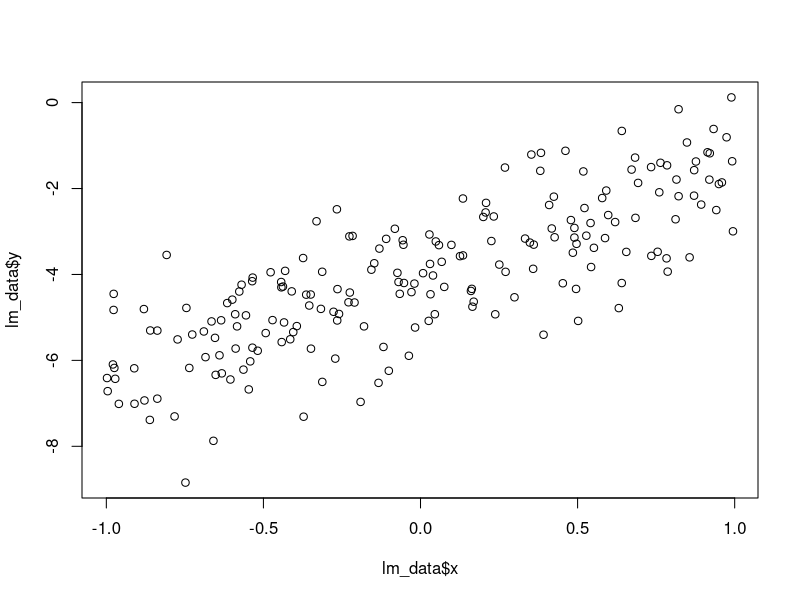
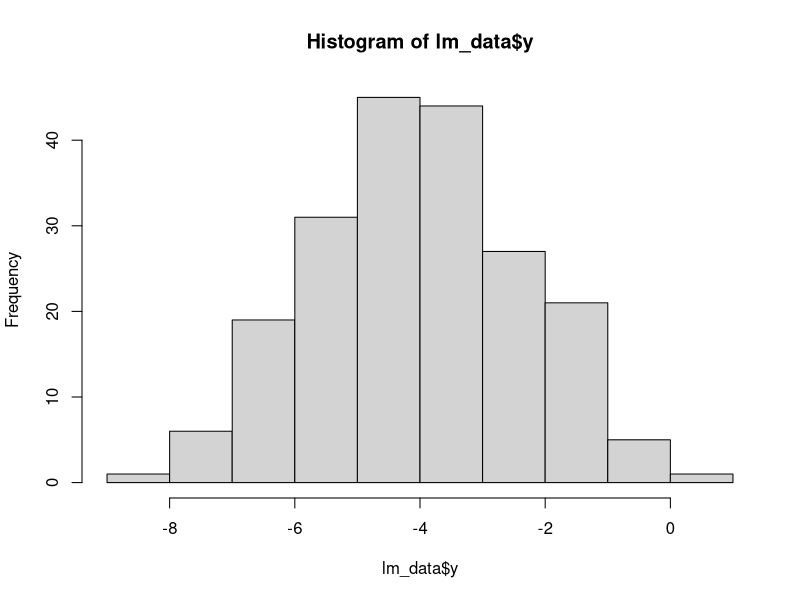
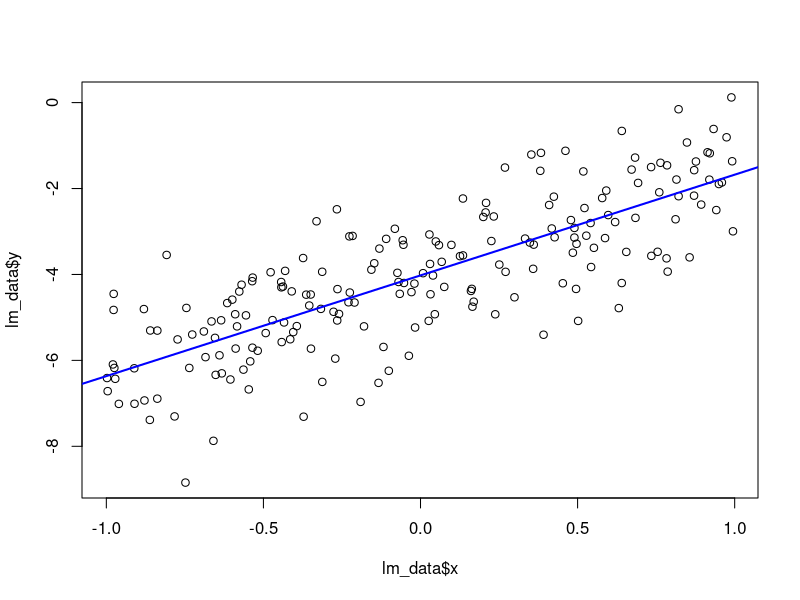
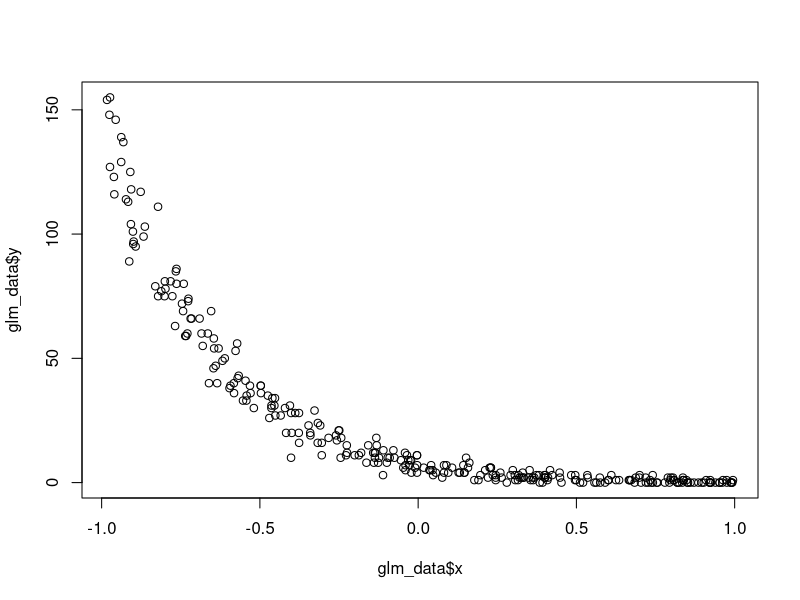
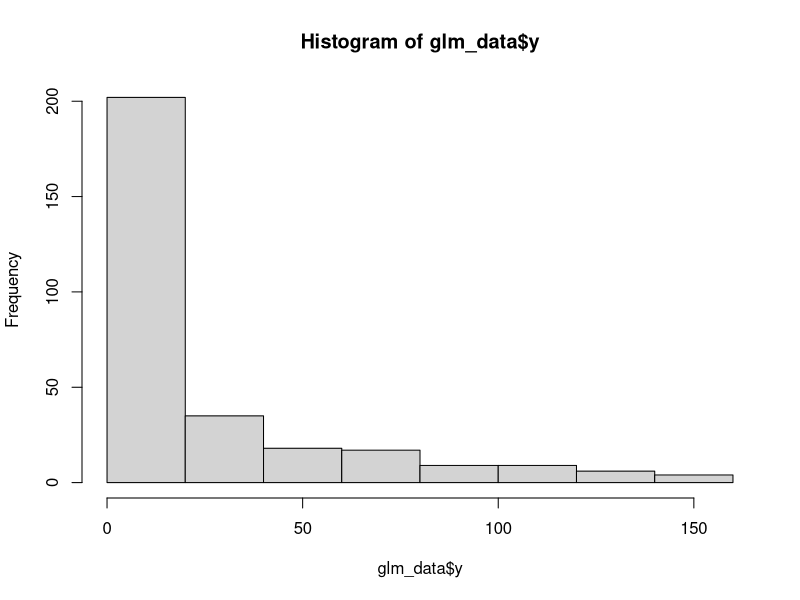
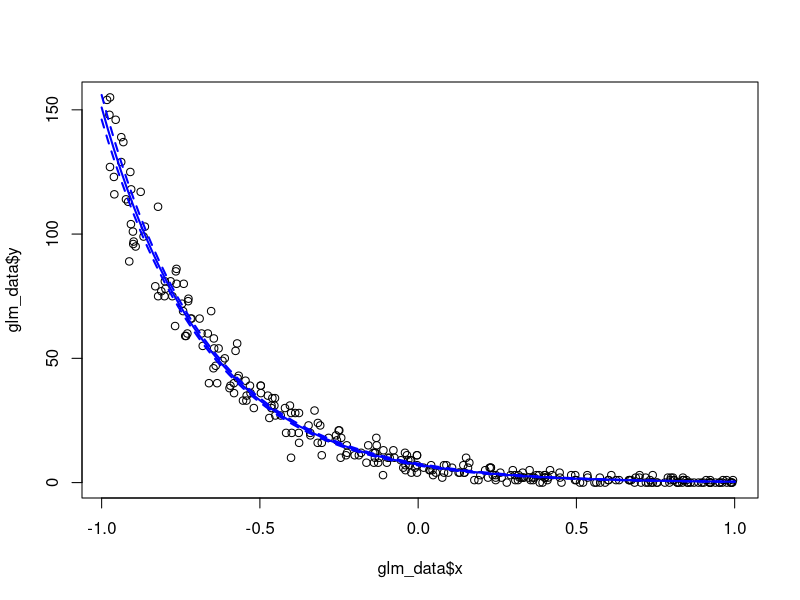

Reproduce these figures in R, in order.
# Simulating data under various regression models

# We will fill this in during the workshop and then update this script.

# Load packages ----

# Ordinary Linear Regression ----
# Set the random seed
set.seed(20260211)

# Generate an x variable in a data.frame
lm_data <- data.frame(x = runif(n = 200, min = -1, max = 1))

# Pick some values for slope, intercept, and SD
b0 <- -4
b1 <- 2.5
sigma <- 1

# Calculate mu
lm_data$mu <- b0 + b1 * lm_data$x

# Generate the random variable
lm_data$y <- rnorm(n = nrow(lm_data), mean = lm_data$mu, sd = sigma)

# Plot
plot(lm_data$x, lm_data$y)

# Fit a model
lm_fit <- lm(y ~ x, data = lm_data)

# Summary
summary(lm_fit)

# Coefficients
coef(lm_fit)

# Confidence intervals
confint(lm_fit)

# Histogram of response variable
hist(lm_data$y)

# Plot the data and the line
plot(lm_data$x, lm_data$y)
abline(lm_fit, col = "blue", lwd = 2)

# Generalized Linear Models ----
# Set seed
set.seed(54321)

# Choose beta_0 and beta_1
beta0 <- 2
beta1 <- -3

# Create a data.frame to hold the data
glm_data <- data.frame(x = runif(n = 300, min = -1, max = 1))

# Calculate log(lambda)
glm_data$log_lambda <- beta0 + beta1 * glm_data$x

# Calculate lambda
glm_data$lambda <- exp(glm_data$log_lambda)

# Draw random variable (y)
glm_data$y <- rpois(n = nrow(glm_data), 
                    lambda = glm_data$lambda)

# Plot
plot(glm_data$x, glm_data$y)

# Make a histogram of y
hist(glm_data$y)
# Summary stats
mean(glm_data$y)
var(glm_data$y)

# Fit a model
glm_fit <- glm(y ~ x, data = glm_data, family = poisson())

# Check the summary
summary(glm_fit)

# Grab the coefficients
coef(glm_fit)

# Get the confidence intervals
confint(glm_fit)

# Plot the data and the regression line
plot(glm_data$x, glm_data$y)

# Create a data.frame for prediction
glm_pred <- data.frame(x = seq(from = -1,
                               to = 1,
                               length.out = 100))
# Predict using the fitted model
# Because we used argument 'se.fit = TRUE', this returns a 
# list.
glm_predict_obj <- predict(glm_fit, newdata = glm_pred,
                           type = "link", se.fit = TRUE)

# Copy elements from the list to the data.frame
glm_pred$log_lambda <- glm_predict_obj$fit
glm_pred$se <- glm_predict_obj$se.fit

# Calculate the bounds of a 95% confidence interval
glm_pred$log_lwr <- glm_pred$log_lambda - 1.96*glm_pred$se 
glm_pred$log_upr <- glm_pred$log_lambda + 1.96*glm_pred$se

# Backtransform
glm_pred$lambda <- exp(glm_pred$log_lambda)
glm_pred$lwr <- exp(glm_pred$log_lwr)
glm_pred$upr <- exp(glm_pred$log_upr)

# Add the line
lines(glm_pred$x, glm_pred$lambda, col = "blue", lwd = 2)
lines(glm_pred$x, glm_pred$lwr, col = "blue", lwd = 2, lty = 2)
lines(glm_pred$x, glm_pred$upr, col = "blue", lwd = 2, lty = 2)

# Mixed Models ----

# GAMs ----
